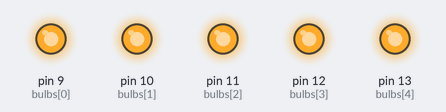
Simulated run of this sketch. Board: Arduino Uno, built with avr-gcc and run on an emulated ATmega328P. Parts: output pins drawn as LEDs (lit = HIGH).

Above: at 0.5 s.
At 1.5 s:
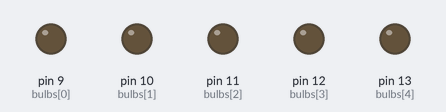
At 2.5 s:
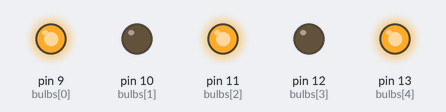
At 3.5 s:
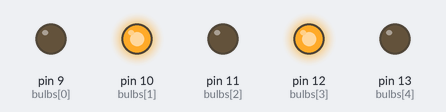
Timing chart, 0 to 5.2 s (numbered marks = the images above):
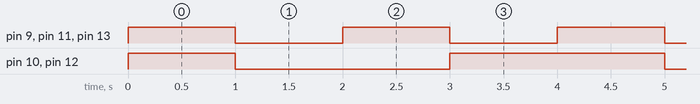

Measured:
- by itself, pin 9 (bulbs[0]), pin 11 (bulbs[2]), pin 13 (bulbs[4]): alternates HIGH for 1.0 s and LOW for 1.0 s
- by itself, pin 10 (bulbs[1]), pin 12 (bulbs[3]): repeats every 4.0 s: LOW 2.0 s, HIGH 2.0 s
- by itself, everything shown: repeats every 4.0 s, in 4 steps

The sketch:

christmas_lights.ino
```cpp
// Christmas Lights Pattern
// Alternates between: all on, all off, odds on, evens on

// Define os pinos das lâmpadas (bulbs)
const int bulbs[] = {9, 10, 11, 12, 13};
const int numBulbs = 5;

void setup() {
  for (int i = 0; i < numBulbs; i++) {
    pinMode(bulbs[i], OUTPUT);
  }
}

void allOn() {
  for (int i = 0; i < numBulbs; i++) {
    digitalWrite(bulbs[i], HIGH);
  }
}

void allOff() {
  for (int i = 0; i < numBulbs; i++) {
    digitalWrite(bulbs[i], LOW);
  }
}

void oddsOn() {
  // bulbs 1,3,5 (índices 0,2,4 no array)
  for (int i = 0; i < numBulbs; i++) {
    digitalWrite(bulbs[i], (i % 2 == 0) ? HIGH : LOW);
  }
}

void evensOn() {
  // bulbs 2,4 (índices 1,3 no array)
  for (int i = 0; i < numBulbs; i++) {
    digitalWrite(bulbs[i], (i % 2 == 1) ? HIGH : LOW);
  }
}

void loop() {
  allOn();
  delay(1000);

  allOff();
  delay(1000);

  oddsOn();
  delay(1000);

  evensOn();
  delay(1000);
}
```
